Frame 1 (no input): blank canvas, image omitted
Frame 60 (the mouse pressed at the canvas centre just before this capture): blank canvas, image omitted
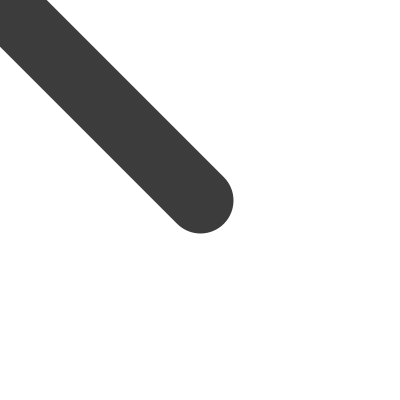
Frame 120 (the mouse held since frame 60 and released just before this capture)

The Processing sketch whose frames 1 and 60 were blank and that drew this single picture after the mouse press (run headless with seeded random() and noise(); from frame 60 on, the mouse is pressed at the canvas centre):

// Processing sketch: processing_187297
// ── processing_187297.pde

/* 
   The purpose of this sketch was to develop a mechanism where colour changes incrementally with time, and each value can be fine-tuned or altered
   in order to provide greater customisation to the rhythm of the colour cycle. This is an early state, where it only cycles between black and
   white in an equal ratio, but it could be quite easily adapted to change to cycle through different colours. 
   
   The first 2 lines of the draw() are adapted from Chapter 3 of LEARNING PROCESSING by Daniel Shiffman (page 38, exercise 3-7)
*/

int i;                                      // declares int i (global scope?)
int j;                                      // declares int j
int k;                                      // declares int k
int l;                                      // declares int l

void setup() {
  size(400,400);                            // sets size of window
  background(255);                          // sets initial BG colour
  stroke(0);                                // sets initial stroke colour
  smooth();                                 // enables aliasing
  i = 0;                                    // sets i to 0
  j = 0;                                    // sets j to 0
  k = 255;                                  // sets k to 255
  l = 0;                                    // sets l to 0
}

void draw() {
  strokeWeight(abs(mouseX-pmouseX)/3);      // weight of line is a third absolute mouse velocity
  line(pmouseX,pmouseY,mouseX,mouseY);      // line is drawn from previous points to last points to create flowing line
  i++;                                      // every draw loop, i increases
  if(i>0){
    j++;                                    // if i = 1, j increases by 1 
    i = 0;                                  // i then resets to 0
  }                                         // this means that j increases every other frame
  stroke(j);                                // stroke colour is the value for j
  
  if(j>254){                                // if at any point, j reaches 255, 
    stroke(k);                              // stroke colour changes to k
    l++;                                    // and l increases
    if(l>0){                                
      k--;                                  // if l = 1, k decreases by 1
      l = 0;                                // l then resets to 0
    }                                       // this means that k decreases every other frame
  }
  if(k<1){                                  
    j = 0;                                  // if (or is that when?) k = 0, j resets to 0
    stroke(j);                              // stroke colour changes back to j
    k = 255;                                // k is returned to 255
  }
}
